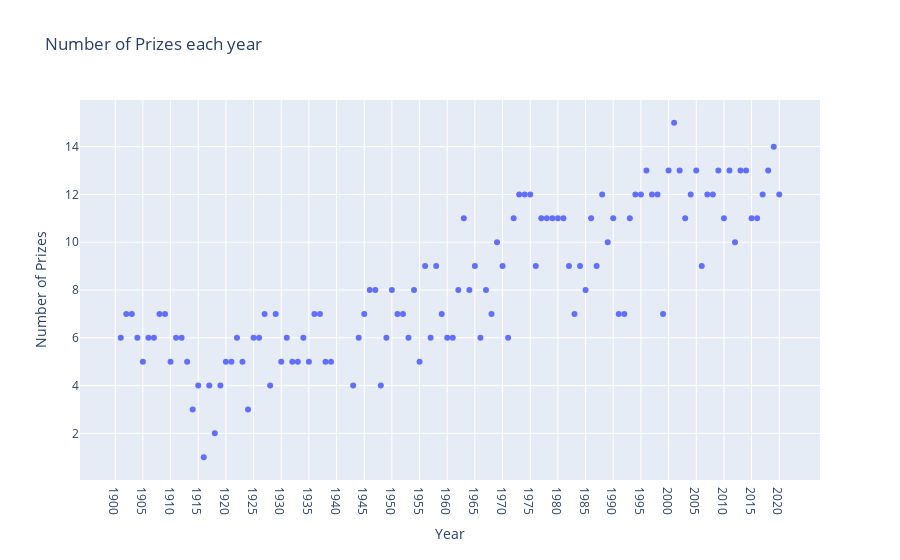

Notebook cell for this chart:
### Markdown cell above
# Number of Prizes Awarded Over Time

**Challenge**: Are more prizes awarded recently than when the prize was first created? Show the trend in awards visually. 
* Count the number of prizes awarded every year. 
* Create a 5 year rolling average of the number of prizes (Hint: see previous lessons analysing Google Trends).
* Using Matplotlib superimpose the rolling average on a scatter plot.
* Show a tick mark on the x-axis for every 5 years from 1900 to 2020. (Hint: you'll need to use NumPy). 

<img src=https://i.imgur.com/4jqYuWC.png width=650>

* Use the [named colours](https://matplotlib.org/3.1.0/gallery/color/named_colors.html) to draw the data points in `dogerblue` while the rolling average is coloured in `crimson`. 

<img src=https://i.imgur.com/u3RlcJn.png width=350>

* Looking at the chart, did the first and second world wars have an impact on the number of prizes being given out? 
* What could be the reason for the trend in the chart?

### Code cell
years = mdates.YearLocator()
years_fmt = mdates.DateFormatter('%Y')

yearly_data = df_data.groupby(['year'], 
                                as_index=False).agg({'prize': pd.Series.count})

roll_df = yearly_data["prize"].rolling(5).mean()
yearly_data_five = yearly_data[yearly_data["year"] % 5 == 0]
yearly_data_five = yearly_data_five.append(pd.Series({'year':1900}), ignore_index=True)
yearly_data_five = yearly_data_five.append(pd.Series({'year':1940}), ignore_index=True)


fig = px.scatter(yearly_data, x="year", y="prize",
             title='Number of Prizes each year')

fig.update_layout(xaxis_title='Year', yaxis_title='Number of Prizes', xaxis=dict(
        tickmode = 'array',
        tickvals = yearly_data_five["year"],
        ticktext = yearly_data_five["year"])
    )
fig.show()

### Figure 1 — Plotly figure (JSON) as saved in the notebook; plotly's stock layout.template omitted (floating-point values rounded to 4 significant figures)
{"data": [{"hovertemplate": "year=%{x}<br>prize=%{y}<extra></extra>", "legendgroup": "", "marker": {"color": "#636efa", "symbol": "circle"}, "mode": "markers", "name": "", "orientation": "v", "showlegend": false, "type": "scatter", "x": [1901, 1902, 1903, 1904, 1905, 1906, 1907, 1908, 1909, 1910, 1911, 1912, 1913, 1914, 1915, 1916, 1917, 1918, 1919, 1920, 1921, 1922, 1923, 1924, 1925, 1926, 1927, 1928, 1929, 1930, 1931, 1932, 1933, 1934, 1935, 1936, 1937, 1938, 1939, 1943, 1944, 1945, 1946, 1947, 1948, 1949, 1950, 1951, 1952, 1953, 1954, 1955, 1956, 1957, 1958, 1959, 1960, 1961, 1962, 1963, 1964, 1965, 1966, 1967, 1968, 1969, 1970, 1971, 1972, 1973, 1974, 1975, 1976, 1977, 1978, 1979, 1980, 1981, 1982, 1983, 1984, 1985, 1986, 1987, 1988, 1989, 1990, 1991, 1992, 1993, 1994, 1995, 1996, 1997, 1998, 1999, 2000, 2001, 2002, 2003, 2004, 2005, 2006, 2007, 2008, 2009, 2010, 2011, 2012, 2013, 2014, 2015, 2016, 2017, 2018, 2019, 2020], "xaxis": "x", "y": [6, 7, 7, 6, 5, 6, 6, 7, 7, 5, 6, 6, 5, 3, 4, 1, 4, 2, 4, 5, 5, 6, 5, 3, 6, 6, 7, 4, 7, 5, 6, 5, 5, 6, 5, 7, 7, 5, 5, 4, 6, 7, 8, 8, 4, 6, 8, 7, 7, 6, 8, 5, 9, 6, 9, 7, 6, 6, 8, 11, 8, 9, 6, 8, 7, 10, 9, 6, 11, 12, 12, 12, 9, 11, 11, 11, 11, 11, 9, 7, 9, 8, 11, 9, 12, 10, 11, 7, 7, 11, 12, 12, 13, 12, 12, 7, 13, 15, 13, 11, 12, 13, 9, 12, 12, 13, 11, 13, 10, 13, 13, 11, 11, 12, 13, 14, 12], "yaxis": "y"}], "layout": {"legend": {"tracegroupgap": 0}, "title": {"text": "Number of Prizes each year"}, "xaxis": {"anchor": "y", "domain": [0, 1], "tickmode": "array", "ticktext": [1905, 1910, 1915, 1920, 1925, 1930, 1935, 1945, 1950, 1955, 1960, 1965, 1970, 1975, 1980, 1985, 1990, 1995, 2000, 2005, 2010, 2015, 2020, 1900, 1940], "tickvals": [1905, 1910, 1915, 1920, 1925, 1930, 1935, 1945, 1950, 1955, 1960, 1965, 1970, 1975, 1980, 1985, 1990, 1995, 2000, 2005, 2010, 2015, 2020, 1900, 1940], "title": {"text": "Year"}}, "yaxis": {"anchor": "x", "domain": [0, 1], "title": {"text": "Number of Prizes"}}}}
